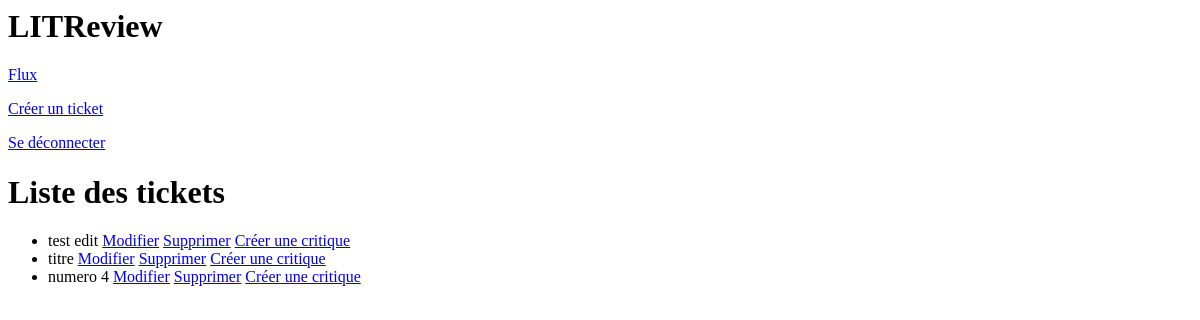
The app's page /ticket/list/, older data.
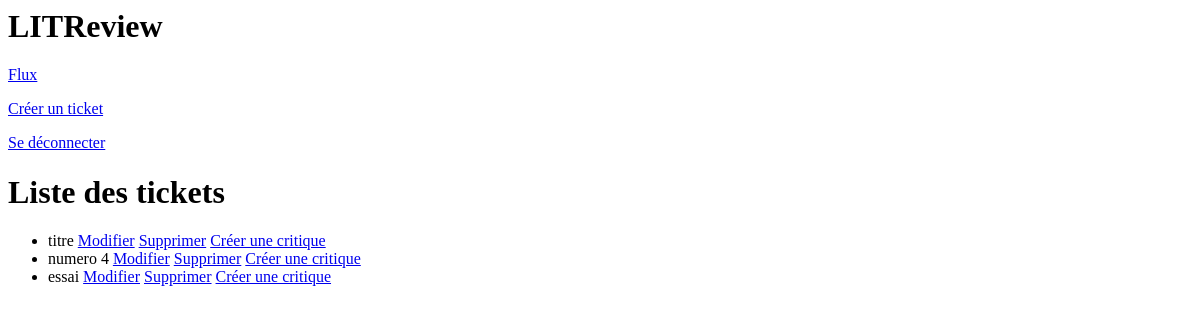
The same page, newer data.
### appli/models.py (models this page shows)
class Ticket(models.Model):
    title = models.CharField(max_length=128)
    description = models.TextField(max_length=2048)
    user = models.ForeignKey(
        to=settings.AUTH_USER_MODEL, on_delete=models.CASCADE)
    image = models.ImageField(null=True, blank=True)
    time_created = models.DateTimeField(auto_now_add=True)

### appli/views.py (the view)
# urls.py: path('ticket/list/', appli.views.ticket_list, name='ticket_list'),
def ticket_list(request):
    tickets = models.Ticket.objects.all()
    return render(request, 'appli/ticket_list.html', {'tickets': tickets})

### appli/templates/appli/ticket_list.html
{% extends 'base_connected.html' %}
{% block content %}
<h1>Liste des tickets</h1>
<ul>
    {% for ticket in tickets %}
        <li>
            {{ ticket.title }}
            <a href="{% url 'edit_ticket' ticket.id %}">Modifier</a>
            <a href="{% url 'delete_ticket' ticket.id %}">Supprimer</a>
            <a href="{% url 'response' ticket.id %}">Créer une critique</a>
        </li>
    {% endfor %}
</ul>
{% endblock %}

Row changes from the older to the newer data that the page shows:
removed Ticket: title "test edit"
added Ticket: title "essai"
